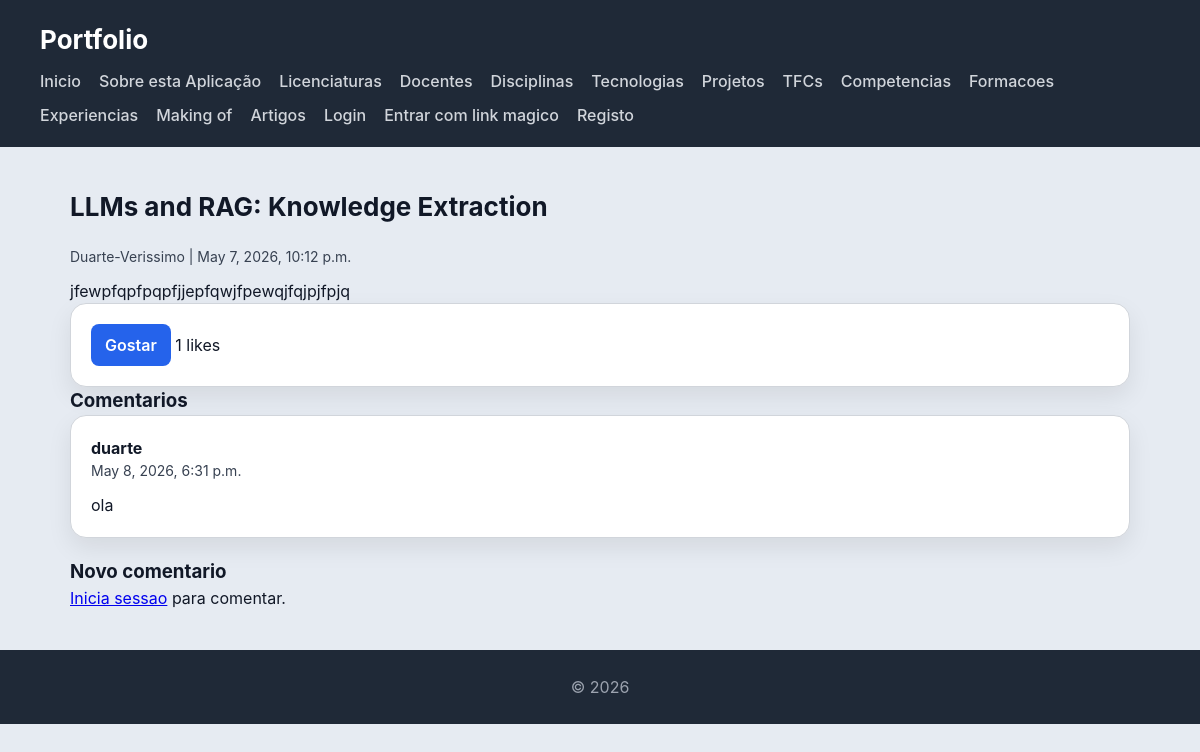
/artigos/2/, run on the app's committed database.
### artigos/models.py (models this page shows, shortened)
class Artigo(models.Model):
    titulo = models.CharField(max_length=200)
    texto = models.TextField()
    fotografia = models.ImageField(upload_to='artigos/', blank=True, null=True)
    link_externo = models.URLField(blank=True, null=True)
    data_criacao = models.DateTimeField(auto_now_add=True)
    autor = models.ForeignKey(User, on_delete=models.CASCADE, related_name='artigos')
    class Meta:
        ordering = ['-data_criacao']

class Comentario(models.Model):
    artigo = models.ForeignKey(
        Artigo,
        on_delete=models.CASCADE,
        related_name='comentarios',
    )
    autor = models.ForeignKey(
        User,
        on_delete=models.CASCADE,
        related_name='comentarios_artigos',
    )
    texto = models.TextField()
    data_criacao = models.DateTimeField(auto_now_add=True)
    class Meta:
        ordering = ['data_criacao']

### artigos/views.py (the view)
# urls.py: path('<int:artigo_id>/', views.detalhe_artigo, name='detalhe_artigo'),
def detalhe_artigo(request, artigo_id):
    artigo = get_object_or_404(
        Artigo.objects.select_related('autor'),
        id=artigo_id,
    )
    comentarios = artigo.comentarios.select_related('autor')
    comentario_form = ComentarioForm()
    liked = False
    if request.user.is_authenticated:
        liked = artigo.likes.filter(user=request.user).exists()
    elif request.session.session_key:
        liked = artigo.likes.filter(
            user__isnull=True,
            session_key=request.session.session_key,
        ).exists()
    return render(
        request,
        'artigos/detalhe_artigo.html',
        {
            'artigo': artigo,
            'comentarios': comentarios,
            'comentario_form': comentario_form,
            'likes_count': artigo.likes.count(),
            'liked': liked,
            'pode_editar': user_is_autor(request.user) and request.user == artigo.autor,
        },
    )

### artigos/utils.py (called while the page is built)
def user_is_autor(user):
    return user.is_authenticated and user.groups.filter(name=AUTORES_GROUP_NAME).exists()

### artigos/templates/artigos/detalhe_artigo.html (shortened to what this page needs)
{% extends "portfolio/base.html" %}
{% block content %}
<article>
  <header>
    <h2>{{ artigo.titulo }}</h2>
    <p>{{ artigo.autor.username }} | {{ artigo.data_criacao }}</p>
  </header>
  <p>{{ artigo.texto|linebreaks }}</p>
  <form action="{% url 'like_artigo' artigo.id %}" method="post">
    <button type="submit">{% if liked %}Remover like{% else %}Gostar{% endif %}</button>
    <span>{{ likes_count }} likes</span>
  </form>
</article>
<section>
  <h3>Comentarios</h3>
  {% for comentario in comentarios %}
  <article>
    <header>
      <h4>{{ comentario.autor.username }}</h4>
      <p>{{ comentario.data_criacao }}</p>
    </header>
    <p>{{ comentario.texto|linebreaks }}</p>
  </article>
  {% empty %}
  <p>Sem comentarios.</p>
  {% endfor %}
</section>
<section>
  <h3>Novo comentario</h3>
  {% if request.user.is_authenticated %}
  <form action="{% url 'comentar_artigo' artigo.id %}" method="post">
    {% csrf_token %}
    {{ comentario_form.as_p }}
    <button type="submit">Comentar</button>
  </form>
  {% else %}
  <p><a href="{% url 'login' %}">Inicia sessao</a> para comentar.</p>
  {% endif %}
</section>
{% endblock %}

### escola/static/escola/styles.css (style rules this page uses)
* { box-sizing: border-box; margin: 0; padding: 0; }
body { font-family: "Inter", "Segoe UI", system-ui, -apple-system, sans-serif; background: #e6ebf2; color: #111827; line-height: 1.5; }
h2 { margin-bottom: 20px; font-size: 26px; }
section > article { background: white; padding: 20px; border-radius: 16px; border: 1px solid #d1d5db; box-shadow: 0 10px 25px rgba(0, 0, 0, 0.08); transition: all 0.25s ease; margin-bottom: 20px; }
article > header { margin-bottom: 12px; }
article > header > p { font-size: 14px; color: #374151; }
.button, button, input[type="submit"] { display: inline-block; border: 0; border-radius: 8px; background: #2563eb; color: #ffffff; cursor: pointer; font: inherit; font-weight: 600; padding: 9px 14px; text-decoration: none; }
form { background: white; border: 1px solid #d1d5db; border-radius: 16px; box-shadow: 0 10px 25px rgba(0, 0, 0, 0.08); padding: 20px; }

### data on the page
Artigo: titulo "LLMs and RAG: Knowledge Extraction", autor.username "Duarte-Verissimo", data_criacao "May 7, 2026, 10:12 p.m.", texto "jfewpfqpfpqpfjjepfqwjfpewqjfqjpjfpjq"
Comentario: autor.username "duarte", data_criacao "May 8, 2026, 6:31 p.m.", texto "ola"

### other printed values
{{ likes_count }} "1"
